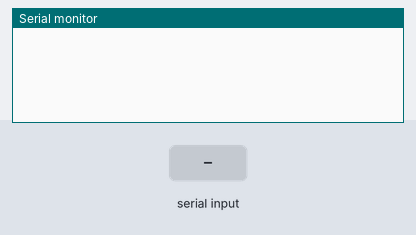
The sketch below on a simulated Arduino Uno, built with avr-gcc and run on an emulated ATmega328P. Parts: the last lines printed to the serial monitor. Inputs (shaded band) come from the test bench. Random numbers use the default seed unless the sketch sets one; no radio packets arrive unless stated.

Above: at 1.2 s.
1.3 s: "1\n" received over Serial
At 1.6 s:
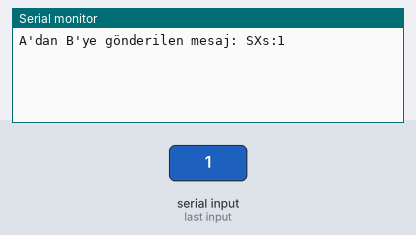
2.8 s: "0\n" received over Serial
At 4.0 s:
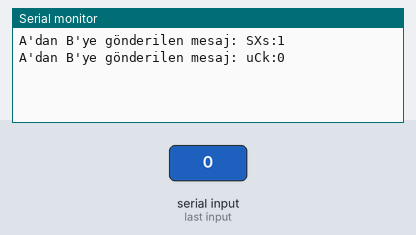
4.3 s: "2\n" received over Serial
At 5.1 s:
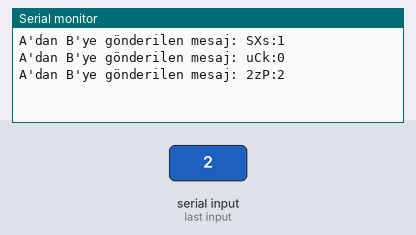
5.8 s: "1\n" received over Serial
At 6.3 s:
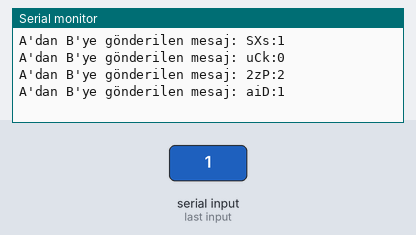
7.3 s: "0\n" received over Serial
At 8.5 s:
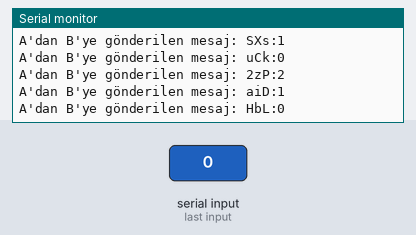
8.8 s: "2\n" received over Serial
At 9.8 s:
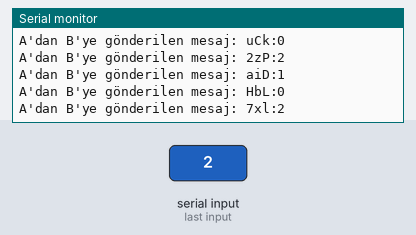

The sketch:

A.ino
```cpp
  #include <SPI.h>
  #include <nRF24L01.h>
  #include <RF24.h>
  #include <LiquidCrystal_I2C.h>

  #include <Wire.h>

LiquidCrystal_I2C lcd(0x3F,16,2);
#include <SPI.h>
#include <RF24.h>

RF24 radio(9, 10); // CE, CSN pinleri

const uint64_t pipe = 0xE8E8F0F0E1LL; // Kanal adresi

void setup() {
  Serial.begin(9600);
  radio.begin();
  radio.openWritingPipe(pipe); // Yazma kanalını ayarla
  randomSeed(analogRead(0)); // Rastgele sayı üretimi için seed belirle
}

void loop() {
  if (Serial.available()) {
    String message = Serial.readStringUntil('\n');
    String controlString = generateRandomString(3); // 3 haneli rastgele string oluştur
    String finalMessage = controlString + ":" + message; // Mesaj başlığına kontrol stringini ekle
    char buf[32];
    finalMessage.toCharArray(buf, 32);
    radio.write(buf, sizeof(buf)); // Mesajı gönder
    Serial.println("A'dan B'ye gönderilen mesaj: " + finalMessage);
    delay(1000); // Bir sonraki mesajı göndermeden önce bekle
  }
}

String generateRandomString(int length) {
  String characters = "ABCDEFGHIJKLMNOPQRSTUVWXYZabcdefghijklmnopqrstuvwxyz0123456789"; // Kullanılacak karakterler
  String randomString = "";
  for (int i = 0; i < length; i++) {
    randomString += characters[random(0, characters.length())]; // Rastgele karakterler oluştur
  }
  return randomString;
}
```

Measured:
- after the input at 1.3 s, the serial monitor: prints a new line at once (image 1)
- after the input at 2.8 s, the serial monitor: prints a new line at once (image 2)
- after the input at 4.3 s, the serial monitor: prints a new line at once (image 3)
- after the input at 5.8 s, the serial monitor: prints a new line at once (image 4)
- after the input at 7.3 s, the serial monitor: prints a new line at once (image 5)
- after the input at 8.8 s, the serial monitor: prints a new line at once (image 6)
